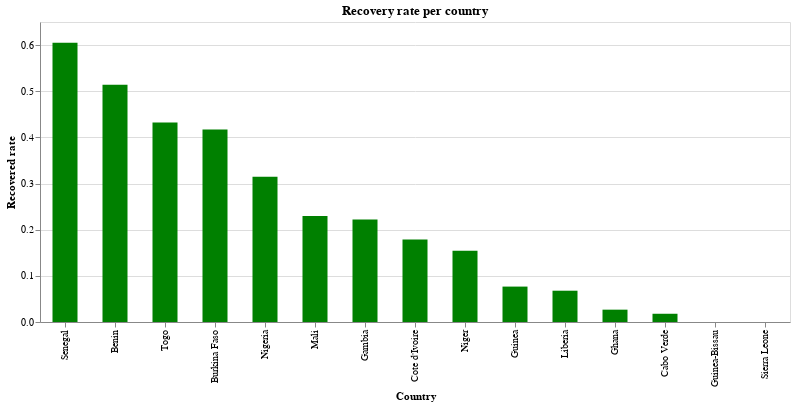

The cell this chart's notebook holds for it:
### Markdown cell above
### Recovery rate per country

### Code cell
alt.Chart(source).mark_bar(size = 25).encode(x = alt.X('Country', sort='-y'), y = 'Recovered rate', color = alt.value('green'),).properties(width = alt.Step(50), height = 300, title = 'Recovery rate per country').interactive()

### Figure 1 — Vega-Lite specification as saved in the notebook (floating-point values rounded to 4 significant figures)
{"config": {"view": {"continuousWidth": 400, "continuousHeight": 300}}, "data": {"name": "data-e25325275136ee7f62b26f6b5ee63b56"}, "mark": {"type": "bar", "size": 25}, "encoding": {"color": {"value": "green"}, "x": {"type": "nominal", "field": "Country", "sort": "-y"}, "y": {"type": "quantitative", "field": "Recovered rate"}}, "height": 300, "selection": {"selector004": {"type": "interval", "bind": "scales", "encodings": ["x", "y"]}}, "title": "Recovery rate per country", "width": {"step": 50}, "$schema": "https://vega.github.io/schema/vega-lite/v4.0.2.json", "datasets": {"data-e25325275136ee7f62b26f6b5ee63b56": [{"Country": "Cote d'Ivoire", "Lat": 7.54, "Long": -5.547, "Date": "2020-04-15T00:00:00", "Confirmed_cases": 638, "Dead": 6, "Recovered": 114, "ill people": 524, "Death rate": 0.009404, "Recovered rate": 0.1787}, {"Country": "Ghana", "Lat": 7.947, "Long": -1.023, "Date": "2020-04-15T00:00:00", "Confirmed_cases": 636, "Dead": 8, "Recovered": 17, "ill people": 619, "Death rate": 0.01258, "Recovered rate": 0.02673}, {"Country": "Niger", "Lat": 17.61, "Long": 8.082, "Date": "2020-04-15T00:00:00", "Confirmed_cases": 584, "Dead": 14, "Recovered": 90, "ill people": 494, "Death rate": 0.02397, "Recovered rate": 0.1541}, {"Country": "Burkina Faso", "Lat": 12.24, "Long": -1.562, "Date": "2020-04-15T00:00:00", "Confirmed_cases": 542, "Dead": 32, "Recovered": 226, "ill people": 316, "Death rate": 0.05904, "Recovered rate": 0.417}, {"Country": "Nigeria", "Lat": 9.082, "Long": 8.675, "Date": "2020-04-15T00:00:00", "Confirmed_cases": 407, "Dead": 12, "Recovered": 128, "ill people": 279, "Death rate": 0.02948, "Recovered rate": 0.3145}, {"Country": "Guinea", "Lat": 9.946, "Long": -9.697, "Date": "2020-04-15T00:00:00", "Confirmed_cases": 404, "Dead": 1, "Recovered": 31, "ill people": 373, "Death rate": 0.002475, "Recovered rate": 0.07673}, {"Country": "Senegal", "Lat": 14.5, "Long": -14.45, "Date": "2020-04-15T00:00:00", "Confirmed_cases": 314, "Dead": 2, "Recovered": 190, "ill people": 124, "Death rate": 0.006369, "Recovered rate": 0.6051}, {"Country": "Mali", "Lat": 17.57, "Long": -3.996, "Date": "2020-04-15T00:00:00", "Confirmed_cases": 148, "Dead": 13, "Recovered": 34, "ill people": 114, "Death rate": 0.08784, "Recovered rate": 0.2297}, {"Country": "Togo", "Lat": 8.62, "Long": 0.8248, "Date": "2020-04-15T00:00:00", "Confirmed_cases": 81, "Dead": 3, "Recovered": 35, "ill people": 46, "Death rate": 0.03704, "Recovered rate": 0.4321}, {"Country": "Liberia", "Lat": 6.428, "Long": -9.43, "Date": "2020-04-15T00:00:00", "Confirmed_cases": 59, "Dead": 6, "Recovered": 4, "ill people": 55, "Death rate": 0.1017, "Recovered rate": 0.0678}, {"Country": "Cabo Verde", "Lat": 16.54, "Long": -23.04, "Date": "2020-04-15T00:00:00", "Confirmed_cases": 56, "Dead": 1, "Recovered": 1, "ill people": 55, "Death rate": 0.01786, "Recovered rate": 0.01786}, {"Country": "Guinea-Bissau", "Lat": 11.8, "Long": -15.18, "Date": "2020-04-15T00:00:00", "Confirmed_cases": 43, "Dead": 0, "Recovered": 0, "ill people": 43, "Death rate": 0.0, "Recovered rate": 0.0}, {"Country": "Benin", "Lat": 9.308, "Long": 2.316, "Date": "2020-04-15T00:00:00", "Confirmed_cases": 35, "Dead": 1, "Recovered": 18, "ill people": 17, "Death rate": 0.02857, "Recovered rate": 0.5143}, {"Country": "Sierra Leone", "Lat": 8.461, "Long": -11.78, "Date": "2020-04-15T00:00:00", "Confirmed_cases": 13, "Dead": 0, "Recovered": 0, "ill people": 13, "Death rate": 0.0, "Recovered rate": 0.0}, {"Country": "Gambia", "Lat": 13.44, "Long": -15.31, "Date": "2020-04-15T00:00:00", "Confirmed_cases": 9, "Dead": 1, "Recovered": 2, "ill people": 7, "Death rate": 0.1111, "Recovered rate": 0.2222}]}}
